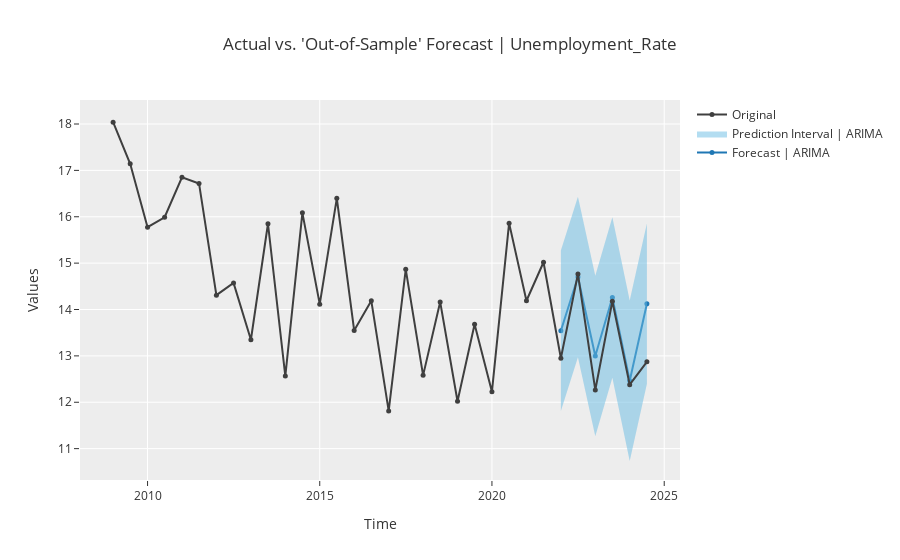

The notebook cell saved with this chart:
### Code cell
exp.plot_model(estimator=tuned_arima)

### Figure 1 — Plotly figure (JSON) as saved in the notebook; plotly's stock layout.template omitted (floating-point values rounded to 4 significant figures)
{"data": [{"line": {"color": "#1f77b4"}, "marker": {"size": 5}, "mode": "lines+markers", "name": "Forecast | ARIMA", "showlegend": true, "type": "scatter", "x": ["2022-01-01T00:00:00", "2022-07-01T00:00:00", "2023-01-01T00:00:00", "2023-07-01T00:00:00", "2024-01-01T00:00:00", "2024-07-01T00:00:00"], "y": [13.54, 14.7, 13.0, 14.26, 12.46, 14.12]}, {"line": {"width": 0}, "marker": {"color": "#68BBE3"}, "mode": "lines", "name": "Lower Interval", "showlegend": false, "type": "scatter", "x": ["2022-01-01T00:00:00", "2022-07-01T00:00:00", "2023-01-01T00:00:00", "2023-07-01T00:00:00", "2024-01-01T00:00:00", "2024-07-01T00:00:00"], "y": [11.81, 12.97, 11.27, 12.53, 10.73, 12.39]}, {"fill": "tonexty", "fillcolor": "rgba(104,187,227,0.5)", "line": {"width": 0}, "marker": {"color": "#68BBE3"}, "mode": "lines", "name": "Prediction Interval | ARIMA", "showlegend": true, "type": "scatter", "x": ["2022-01-01T00:00:00", "2022-07-01T00:00:00", "2023-01-01T00:00:00", "2023-07-01T00:00:00", "2024-01-01T00:00:00", "2024-07-01T00:00:00"], "y": [15.27, 16.43, 14.73, 15.99, 14.19, 15.86]}, {"marker": {"color": "#3f3f3f", "size": 5}, "mode": "lines+markers", "name": "Original", "showlegend": true, "type": "scatter", "x": ["2009-01-01T00:00:00", "2009-07-01T00:00:00", "2010-01-01T00:00:00", "2010-07-01T00:00:00", "2011-01-01T00:00:00", "2011-07-01T00:00:00", "2012-01-01T00:00:00", "2012-07-01T00:00:00", "2013-01-01T00:00:00", "2013-07-01T00:00:00", "2014-01-01T00:00:00", "2014-07-01T00:00:00", "2015-01-01T00:00:00", "2015-07-01T00:00:00", "2016-01-01T00:00:00", "2016-07-01T00:00:00", "2017-01-01T00:00:00", "2017-07-01T00:00:00", "2018-01-01T00:00:00", "2018-07-01T00:00:00", "2019-01-01T00:00:00", "2019-07-01T00:00:00", "2020-01-01T00:00:00", "2020-07-01T00:00:00", "2021-01-01T00:00:00", "2021-07-01T00:00:00", "2022-01-01T00:00:00", "2022-07-01T00:00:00", "2023-01-01T00:00:00", "2023-07-01T00:00:00", "2024-01-01T00:00:00", "2024-07-01T00:00:00"], "y": [18.04, 17.14, 15.78, 15.99, 16.85, 16.72, 14.31, 14.57, 13.35, 15.85, 12.57, 16.08, 14.12, 16.4, 13.55, 14.19, 11.81, 14.87, 12.58, 14.16, 12.02, 13.68, 12.23, 15.86, 14.19, 15.02, 12.95, 14.76, 12.27, 14.18, 12.38, 12.87]}], "layout": {"showlegend": true, "title": {"text": "Actual vs. 'Out-of-Sample' Forecast | Unemployment_Rate"}, "xaxis": {"title": {"text": "Time"}}, "yaxis": {"title": {"text": "Values"}}}}
